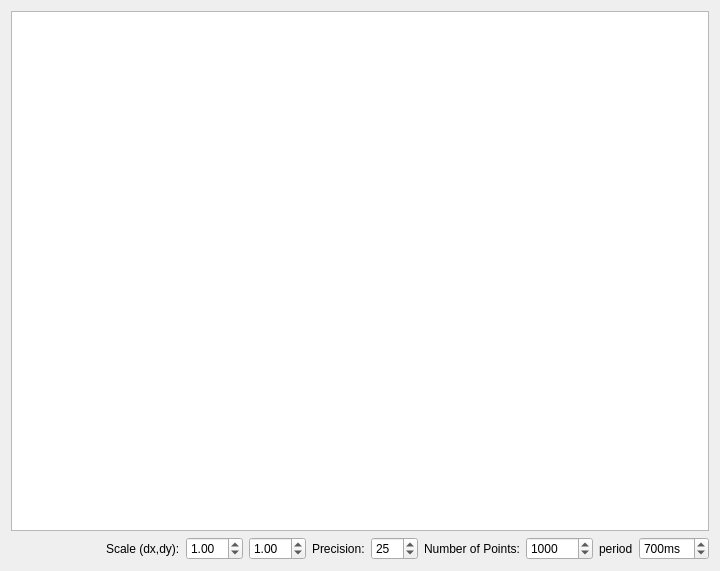
<?xml version="1.0" encoding="UTF-8"?>
<ui version="4.0">
 <class>Widget</class>
 <widget class="QWidget" name="Widget">
  <property name="geometry">
   <rect>
    <x>0</x>
    <y>0</y>
    <width>720</width>
    <height>571</height>
   </rect>
  </property>
  <property name="windowTitle">
   <string>Widget</string>
  </property>
  <layout class="QGridLayout" name="gridLayout">
   <item row="1" column="2">
    <widget class="QDoubleSpinBox" name="dsbScaleX">
     <property name="minimum">
      <double>0.100000000000000</double>
     </property>
     <property name="maximum">
      <double>10.000000000000000</double>
     </property>
     <property name="value">
      <double>1.000000000000000</double>
     </property>
    </widget>
   </item>
   <item row="1" column="8">
    <widget class="QLabel" name="label">
     <property name="text">
      <string>period</string>
     </property>
    </widget>
   </item>
   <item row="0" column="0" colspan="10">
    <widget class="PlotSceneWidget" name="graphicsPlot"/>
   </item>
   <item row="1" column="6">
    <widget class="QLabel" name="label_2">
     <property name="text">
      <string>Number of Points:</string>
     </property>
    </widget>
   </item>
   <item row="1" column="0">
    <spacer name="horizontalSpacer">
     <property name="orientation">
      <enum>Qt::Horizontal</enum>
     </property>
     <property name="sizeHint" stdset="0">
      <size>
       <width>570</width>
       <height>20</height>
      </size>
     </property>
    </spacer>
   </item>
   <item row="1" column="4">
    <widget class="QLabel" name="label_3">
     <property name="text">
      <string>Precision:</string>
     </property>
    </widget>
   </item>
   <item row="1" column="7">
    <widget class="QSpinBox" name="sbBuffer">
     <property name="minimum">
      <number>2</number>
     </property>
     <property name="maximum">
      <number>100000</number>
     </property>
     <property name="singleStep">
      <number>100</number>
     </property>
     <property name="value">
      <number>1000</number>
     </property>
    </widget>
   </item>
   <item row="1" column="5">
    <widget class="QSpinBox" name="sbPrecision">
     <property name="minimum">
      <number>1</number>
     </property>
     <property name="maximum">
      <number>100</number>
     </property>
     <property name="value">
      <number>25</number>
     </property>
    </widget>
   </item>
   <item row="1" column="9">
    <widget class="QSpinBox" name="sbPeriod">
     <property name="suffix">
      <string>ms</string>
     </property>
     <property name="minimum">
      <number>1</number>
     </property>
     <property name="maximum">
      <number>5000</number>
     </property>
     <property name="singleStep">
      <number>100</number>
     </property>
     <property name="value">
      <number>700</number>
     </property>
    </widget>
   </item>
   <item row="1" column="3">
    <widget class="QDoubleSpinBox" name="dsbScaleY">
     <property name="minimum">
      <double>0.100000000000000</double>
     </property>
     <property name="maximum">
      <double>10.000000000000000</double>
     </property>
     <property name="value">
      <double>1.000000000000000</double>
     </property>
    </widget>
   </item>
   <item row="1" column="1">
    <widget class="QLabel" name="label_4">
     <property name="text">
      <string>Scale (dx,dy):</string>
     </property>
    </widget>
   </item>
  </layout>
 </widget>
 <layoutdefault spacing="6" margin="11"/>
 <customwidgets>
  <customwidget>
   <class>PlotSceneWidget</class>
   <extends>QGraphicsView</extends>
   <header location="global">plotscenewidget.h</header>
  </customwidget>
 </customwidgets>
 <resources/>
 <connections/>
</ui>
